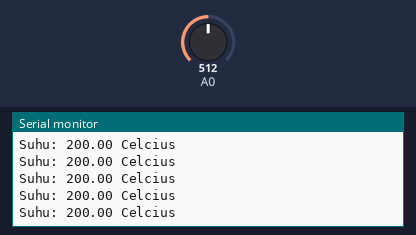
Recording of a sketch running on a simulated Arduino Uno, built with avr-gcc and run on an emulated ATmega328P. Parts: the last lines printed to the serial monitor. The test bench sets the inputs (shaded band); at power-on: A0 = 512.

Above: at 1.2 s.
1.3 s: A0 set to 325
At 2.4 s:
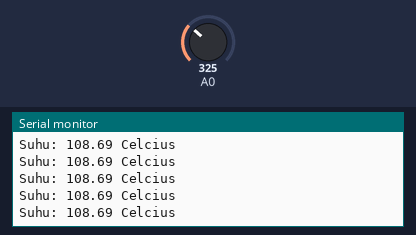
2.8 s: A0 set to 299
At 3.9 s:
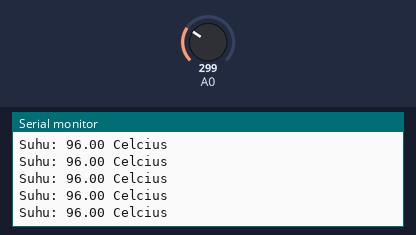
5.8 s: A0 set to 135
At 6.8 s:
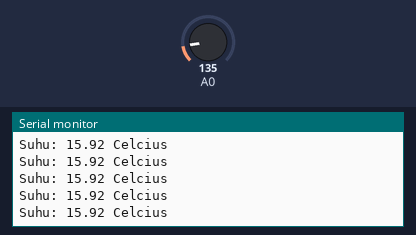
7.3 s: A0 set to 112
At 8.4 s:
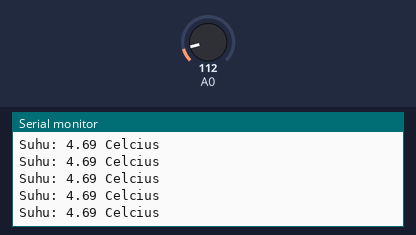
13.3 s: A0 set to 74
At 14.1 s:
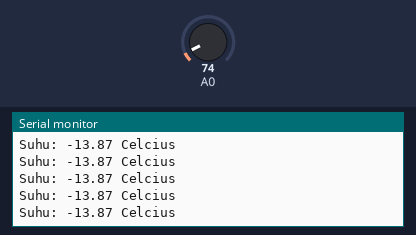
16.3 s: A0 set to 87
At 17.4 s:
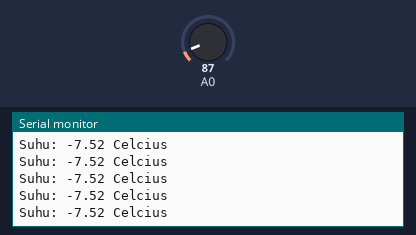
Timing chart, 0 to 19.3 s (numbered marks = the images above; inputs shaded):
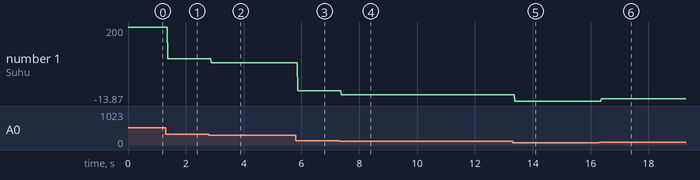

The sketch:

11_16520446_02.ino
```cpp
#define dw digitalWrite
#define dr digitalRead
#define aw analogWrite
#define ar analogRead
#define pm pinMode
#define sp Serial.print
#define spln Serial.println
#define dms delayMicroseconds


void setup()
{
  Serial.begin(9600);
}
void loop()
{
  float si = ar(A0);
  float temp = si*125/256 - 50;
  sp("Suhu: ");
  sp(temp);
  spln(" Celcius");

}
```

Measured:
- after the input at 1.3 s, the serial monitor: prints a new line after 0.07 s (image 1)
- after the input at 2.8 s, the serial monitor: prints a new line after 0.08 s (image 2)
- after the input at 5.8 s, the serial monitor: prints a new line after 0.08 s (image 3)
- after the input at 7.3 s, the serial monitor: prints a new line after 0.08 s (image 4)
- after the input at 13.3 s, the serial monitor: prints a new line after 0.07 s (image 5)
- after the input at 16.3 s, the serial monitor: prints a new line after 0.07 s (image 6)
- plotted number 1: 200 → 108.69 after the input at 1.3 s, 108.69 → 96 after the input at 2.8 s, 96 → 15.92 after the input at 5.8 s, 15.92 → 4.69 after the input at 7.3 s, 4.69 → -13.87 after the input at 13.3 s
